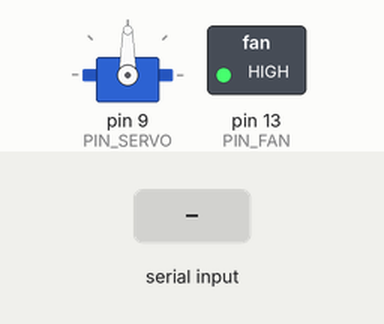
Recording of a sketch running on a simulated Arduino Uno, built with avr-gcc and run on an emulated ATmega328P. On the bench: servo, switched loads named in the sketch (green lamp = pin HIGH). The inputs (shaded band) are chosen by the test bench.

Above: at 1.2 s.
1.3 s: "T" received over Serial
At 1.75 s:
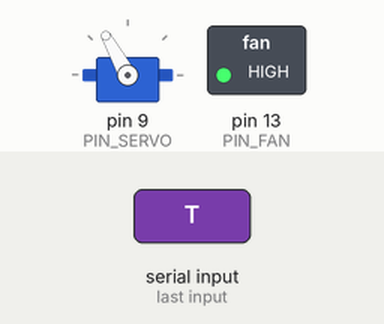
4.3 s: "O" received over Serial
At 4.46 s:
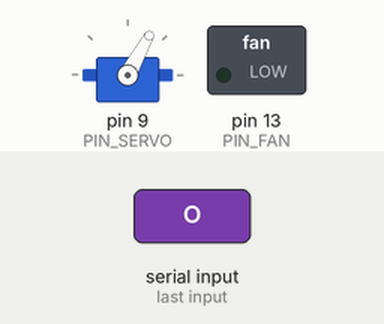
7.3 s: "C" received over Serial
At 8.5 s:
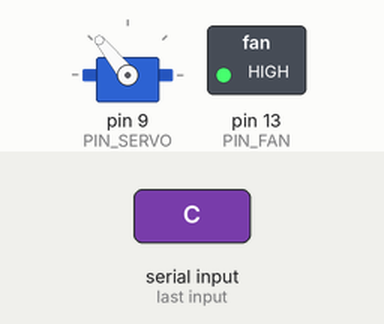
8.8 s: "O" received over Serial
At 9.8 s:
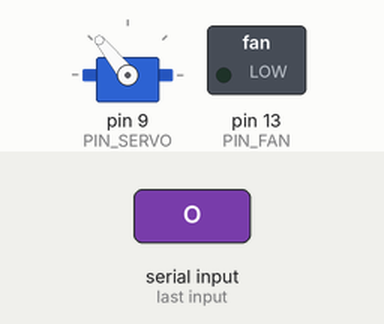
10.3 s: "T" received over Serial
At 11.07 s:
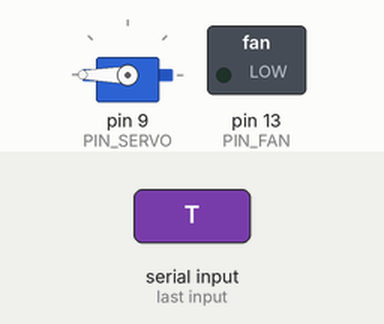
13.3 s: "S" received over Serial
At 13.3 s:
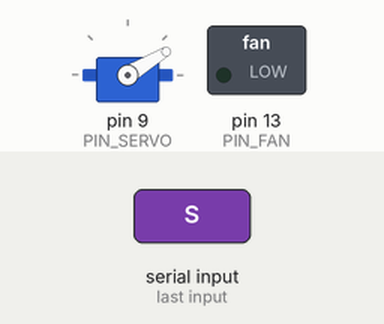
Timing chart, 0 to 15.8 s (numbered marks = the images above; inputs shaded):
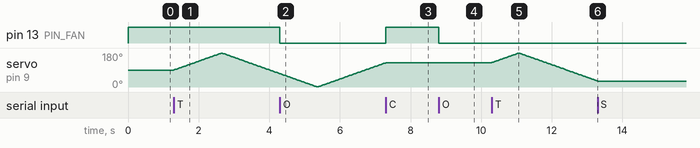

The sketch:

sketch_gesture_control_fans.ino
```cpp
#include <Servo.h>

// --- 硬體接腳設定 (不可修改) ---
const int PIN_FAN = 13;    // 風扇馬達 (繼電器)
const int PIN_SERVO = 9;   // 伺服馬達

Servo myservo;

// --- 狀態變數 ---
bool isFanRunning = false;      // 風扇狀態: true=轉, false=停
bool isServoRotating = false;   // 伺服馬達狀態: true=來回轉, false=停

// --- 伺服馬達控制變數 ---
int servoPos = 90;              // 目前角度
int servoStep = 1;              // 移動步伐 (1代表正轉, -1代表反轉)
unsigned long lastServoTime = 0;
const int SERVO_INTERVAL = 15;  // 轉動速度 (毫秒): 數值越小轉越快

void setup() {
  // 初始化接腳
  pinMode(PIN_FAN, OUTPUT);
  myservo.attach(PIN_SERVO);

  // 初始化 Serial，必須與 Python 設定的 9600 一致
  Serial.begin(9600);

  // 初始狀態：全部停止
  digitalWrite(PIN_FAN, LOW);
  //myservo.write(90); // 伺服馬達回歸中間值
}

void loop() {
  // ==========================================
  // 1. 讀取 Python 傳來的指令
  // ==========================================
  if (Serial.available() > 0) {
    char command_char = Serial.read();

    // 根據指令切換狀態
    if (command_char == 'O') {
      // 'O': 風扇馬達持續運作
      isFanRunning = true;
    }
    else if (command_char == 'C') {
      // 'C': 風扇馬達及伺服馬達停止
      isFanRunning = false;
      isServoRotating = false;
    }
    else if (command_char == 'T') {
      // 'T': 伺服馬達持續運轉
      isServoRotating = true;
    }
    else if (command_char == 'S') {
      // 'S': 伺服馬達停止運作
      isServoRotating = false;
    }
  }

  // ==========================================
  // 2. 執行風扇控制
  // ==========================================
  if (isFanRunning) {
    digitalWrite(PIN_FAN, LOW); // 繼電器通電 (風扇轉)
  } else {
    digitalWrite(PIN_FAN, HIGH);  // 繼電器斷電 (風扇停)
  }

  // ==========================================
  // 3. 執行伺服馬達控制 (非阻塞式掃描)
  // ==========================================
  if (isServoRotating) {
    unsigned long currentTime = millis();

    // 每隔 SERVO_INTERVAL 毫秒移動一次，不使用 delay() 避免卡住
    if (currentTime - lastServoTime >= SERVO_INTERVAL) {
      lastServoTime = currentTime;

      // 更新角度
      servoPos += servoStep;

      // 檢查邊界：轉到底就往反方向轉
      if (servoPos >= 180) {
        servoPos = 180;
        servoStep = -1; // 改為減少角度 (反轉)
      }
      if (servoPos <= 0) {
        servoPos = 0;
        servoStep = 1;  // 改為增加角度 (正轉)
      }

      myservo.write(servoPos);
    }
  }
}
```

Measured:
- after the input at 1.3 s, servo on pin 9 (PIN_SERVO): rises from 90° to 179° in 1.3 s, then falls to 71° in 1.7 s
- after the input at 4.3 s, pin 13 (PIN_FAN): HIGH → LOW at once
- after the input at 7.3 s, pin 13 (PIN_FAN): LOW → HIGH at once; servo on pin 9 (PIN_SERVO): stays 129° (without the input it goes to 131° after 0.02 s)
- after the input at 8.8 s, pin 13 (PIN_FAN): HIGH → LOW at once
- after the input at 10.3 s, servo on pin 9 (PIN_SERVO): rises from 129° to 180° in 0.75 s, then falls to 31° in 2.2 s
- after the input at 13.3 s, servo on pin 9 (PIN_SERVO): stops changing and stays 31°
